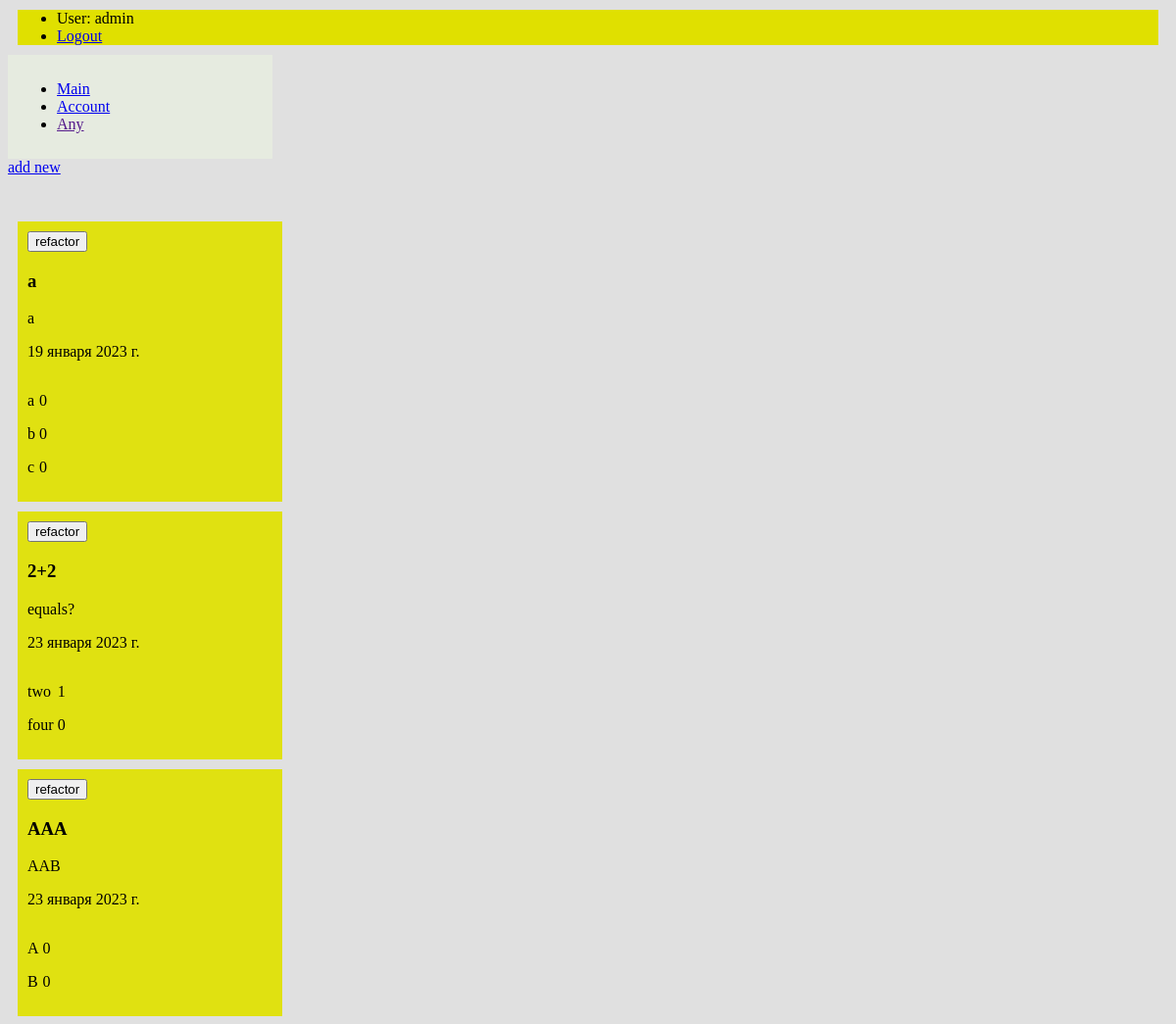
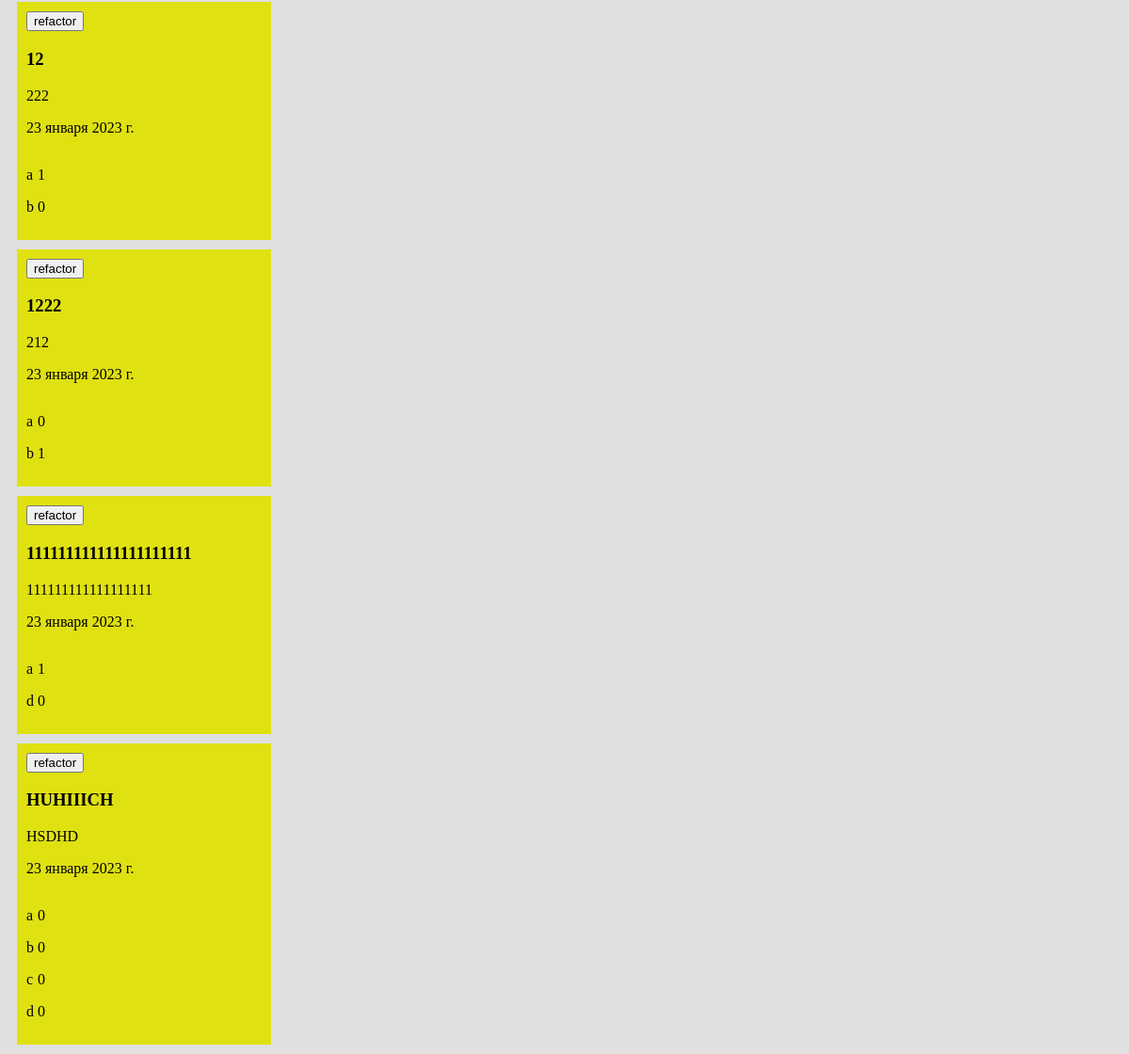
The page /accounts/profile/myVotes (signed in) on the database its author committed (2 pictures, top to bottom).
### main/models.py (models this page shows, shortened)
class Votes(models.Model):
    title = models.CharField('Название', max_length=250)
    text = models.TextField('Текст')
    ansvers = models.CharField('Варианты ответов', max_length=500)
    date = models.DateField('Дата',blank=True)
    class Meta:
        verbose_name = "Vote"
        verbose_name_plural = "Votes"

### main/views.py (the view)
# urls.py: path('accounts/profile/myVotes', views.myVotes, name='myVotes'),
def myVotes(request):
    if request.method == "POST":
        logger.error(str(request.POST)+ "s-----------------------------------------------------------------------1")
        if request.POST['ref_id']=='none':
            return HttpResponse(refactor(request))
        elif request.POST['ref_id']=='delete':
            logger.error(
            str(request.POST) + "s-----------------------------------------------------------------------3")
            id = request.POST['id']
            Vote = Votes.objects.get(pk=id)
            Vote.delete()
            usname = request.POST['username']
            user = User.objects.get(username=usname)
            crVotes = str(user.profile.createdVotes)
            crVotesArr=[]
            hstr=''
            for ch in crVotes:
                if(ch==','):
                    crVotesArr.append(hstr)
                    hstr=''
                else:
                    hstr+=ch
            if id in crVotesArr:
                logger.error(str(request.POST) + "s-----------------------------------------------------------------------4")
                crVotesArr.remove(id)
            crVotes=''
            for el in crVotesArr:
                logger.error(str(el))
                crVotes += str(el) +','
            user.profile.createdVotes = ''
            logger.error(crVotes)
            user.profile.createdVotes = crVotes
            user.profile.save()
            return HttpResponse("<p>deleted</p> <a href = 'myVotes'>back</a>")
        else:
            logger.error(str(request.POST) + "s-----------------------------------------------------------------------2")
            logger.error(request.POST)
            id = request.POST['ref_id']
            Vote = Votes.objects.get(pk=id)
            date = str(Vote.date)
            ansv = request.POST['ansvers']
            logger.error(ansv)
            strOfAns = ''
            strOfAns += "'"
            for ch in ansv:
                if (ch != ','):
                    strOfAns += ch
                else:
                    strOfAns += "'"
                    strOfAns += ":'0';'"
            strOfAns += "'"
            strOfAns += ":'0';'"
            strOfAns = strOfAns[0:len(strOfAns) - 1]
            toForm = {
                     'csrfmiddlewaretoken': request.POST['csrfmiddlewaretoken'],
                     'title':request.POST['title'],
                     'text':request.POST['text'],
                     'ansvers': strOfAns,
                     'date': date
                 }
            Vote.title = toForm['title']
            Vote.text = toForm['text']
            Vote.ansvers = toForm['ansvers']
            Vote.date = toForm['date']
            Vote.save()
            request.method = 'GET'
            myVotes(request)
            return HttpResponse(refactor(request))
    else:
        content = {
            'none': False,
            'data':[],
            'answers': [],
            'values_ans': [],
        }
        i = 0
        username = request.user.username
        user = User.objects.get(username=username)
        usVotes = str(user.profile.createdVotes)
        createdVotesIds = []
        if usVotes != 'none':
            usVotesId = ''
            for ch in usVotes:
                if ch != ',':
                    usVotesId += ch
                else:
                    createdVotesIds.append(int(usVotesId))
                    usVotesId = ''
        else:
            content['none']=True
        for el in createdVotesIds:
            content['data'].append(Votes.objects.get(pk=el))
        for el in content['data']:
            strOfAns = el.ansvers
            dicts = []
            anses = []
            counts = []
            s = ''
            inte = ''
            dicts.append(el.id)
            for ch in range(0, len(strOfAns)):
                if strOfAns[ch].isdigit():
                    inte += strOfAns[ch]
                elif strOfAns[ch].isalpha():
                    s += strOfAns[ch]
                elif strOfAns[ch] == ';':
                    counts.append(inte)
                    inte = ''
                    dicts.append(dict.fromkeys(anses, counts))
                    counts = []
                    anses = []
                elif strOfAns[ch] == ':':
                    anses.append(s)
                    s = ''
            content['answers'].append(dicts)
        con = content['answers']
        for var in con:
            dicts = []
            dicts.append(var[0])
            for el in range(1, len(var)):
                for key, value in var[el].items():
                    dicts.append(value)
            content['values_ans'].append(dicts)
        return render(request, 'registration/myVotes.html',content)

### templates/registration/myVotes.html (shortened to what this page needs)
{% extends "layout.html" %}
{% block content %}
<a href ="{% url 'createVote'%}" >add new</a>
 <br>
 <br>
 <br>
{%if none != true %}
{%for el in data %}
<article>
   <form method="post", name="id", value="{{el.id}}">
<a href="{% url 'refact' %}"><button type="submit">refactor</button></a>
</form>
<h3>{{el.title}}</h3>
<p>{{el.text}}</p>
<p>{{el.date}}</p>
{% if user.is_authenticated %}
    <div>
    <div class="exa">
    {% for ans in answers %}
        {% for punkt in ans %}
            {%if el.id == punkt %}
                {% for punkt in ans %}
                    {%if el.id != punkt %}
                        {%for key in punkt%}
                         <p>{{key}}</p>
                        {%endfor%}
                    {%endif%}
                {%endfor%}
            {%endif%}
        {%endfor%}
    {%endfor%}
    </div>
    <div class="exa">
{% for ans in values_ans %}
        {% for punkt in ans %}
            {%if el.id == punkt %}
                {% for punkt in ans %}
                    {%if el.id != punkt %}
                        {%for key in punkt%}
                            <p>{{key}}</p>
                        {%endfor%}
                    {%endif%}
                {%endfor%}
            {%endif%}
        {%endfor%}
{%endfor%}
    </div>
    </div>
  {% else %}
    <a href="{% url 'login'%}?next={{request.path}}">Please login</a>
  {% endif %}
</article>
{%endfor%}
{%endif%}
{% endblock %}

### templates/layout.html (shortened to what this page needs)
{%load static%}
<!DOCTYPE html>
<html lang="en">
<head>
    <link rel = 'stylesheet' href = "{%static 'style/style.css'%}">
</head>
<body>
<ul class="sidebar-nav">
   {% if user.is_authenticated %}
     <li>User: {{ user.get_username }}</li>
     <li><a href="{% url 'logout'%}?next={{request.path}}">Logout</a></li>
   {% else %}
     <li>Hello, Guest!</li>
     <li><a href="{% url 'login'%}?next={{request.path}}">Login</a></li>
    <li><a href="{% url 'reg'%}?next={{request.path}}">REG</a></li>
   {% endif %}
</ul>
<nav>
<ul>
    <li><a href="{%url 'main' %}">Main</a></li>
    <li><a href="{%url 'profile'%}">Account</a></li>
    <li><a href="">Any</a></li>
</ul>
</nav>
{%block content%}
{%endblock%}
</body>
</html>

### static/style/style.css (style rules this page uses)
nav { padding: 10px; width : 250px; background : #e6ebe0; }
body { background : #e0e0e0; }
article { width : 250px; background : #e0e111; margin: 10px; padding: 10px; }
.sidebar-nav { background : #e0e000; margin: 10px; }

### templates/registration/myVotes.html (style rules this page uses)
.exa { display: inline-block; }

### rows shown on the page
Votes: {{ el.id }} 3 (drawn), title "a", text "a", date "19 января 2023 г.", punkt "a" "b" "c", punkt "0" "0" "0"
Votes: {{ el.id }} 31 (drawn), title "2+2", text "equals?", date "23 января 2023 г.", punkt "two" "four", punkt "1" "0"
Votes: {{ el.id }} 32 (drawn), title "AAA", text "AAB", date "23 января 2023 г.", punkt "A" "B", punkt "0" "0"
Votes: {{ el.id }} 33 (drawn), title "12", text "222", date "23 января 2023 г.", punkt "a" "b", punkt "1" "0"
Votes: {{ el.id }} 34 (drawn), title "1222", text "212", date "23 января 2023 г.", punkt "a" "b", punkt "0" "1"
Votes: {{ el.id }} 35 (drawn), title "111111111111111111111", text "111111111111111111", date "23 января 2023 г.", punkt "a" "d", punkt "1" "0"
Votes: {{ el.id }} 36 (drawn), title "HUHIIICH", text "HSDHD", date "23 января 2023 г.", punkt "a" "b" "c" "d", punkt "0" "0" "0" "0"

### other values the page prints
{{ user.get_username }} "admin"
